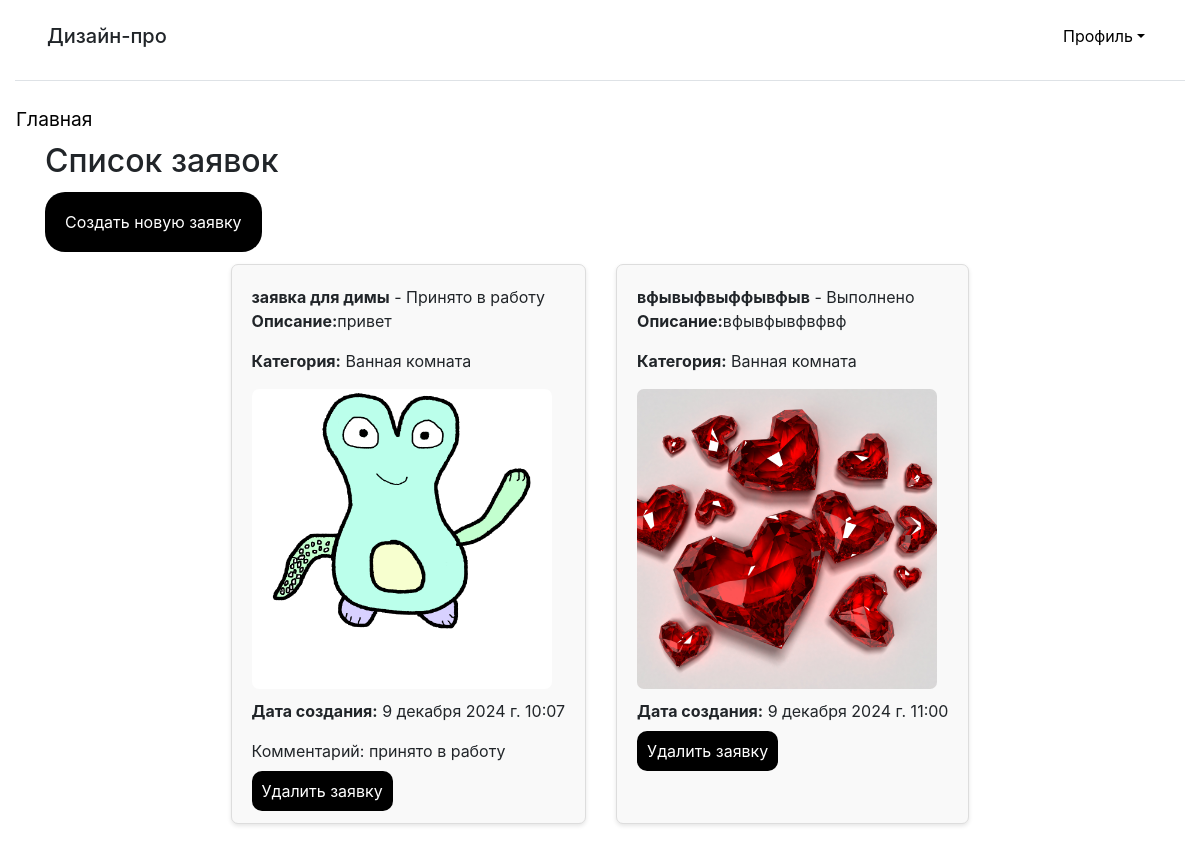
/requests/ (signed in), run on an earlier commit of the app's database.
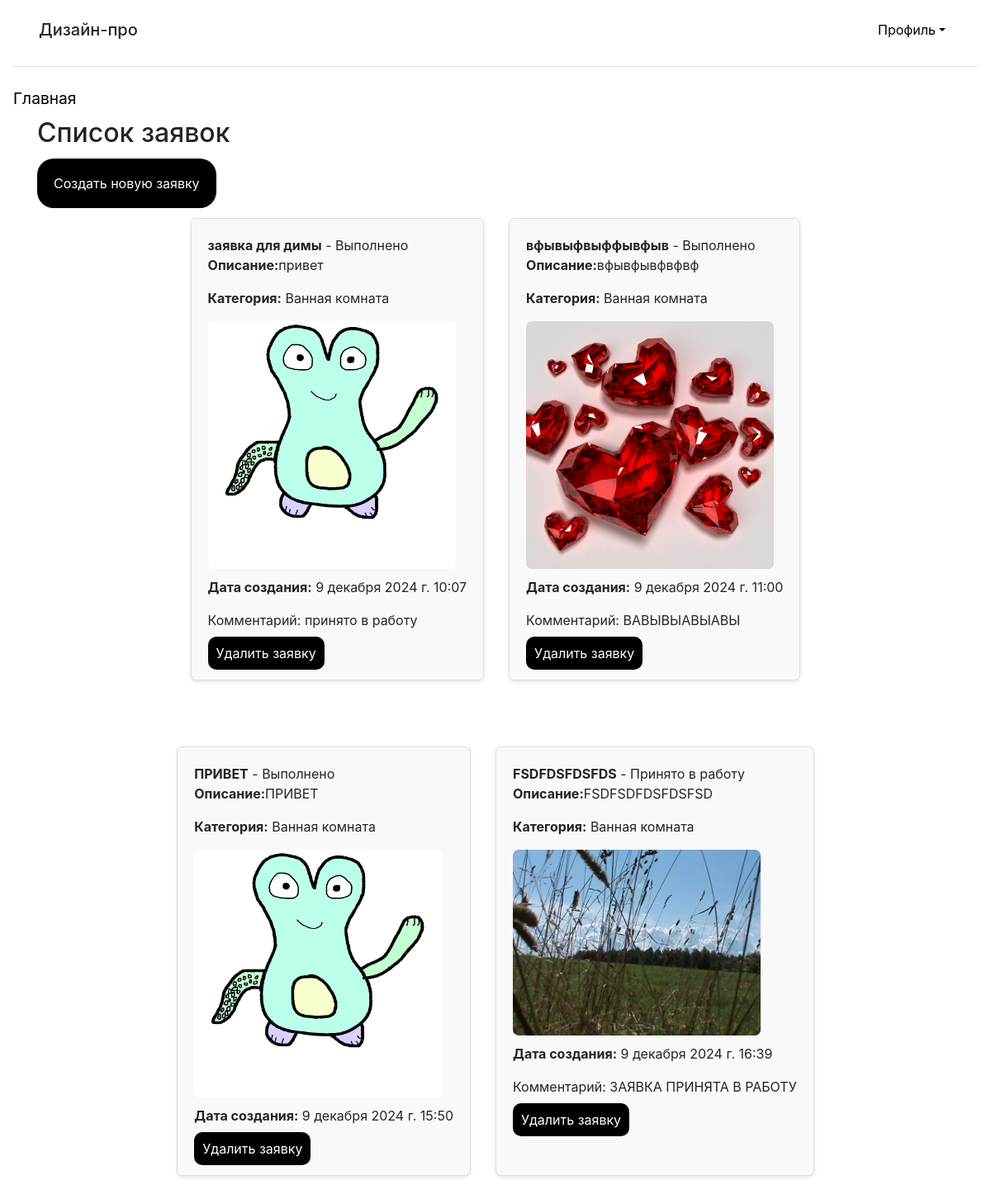
And on a later commit of the database.
### main/models.py (models this page shows, shortened)
class CreateRequest(models.Model):
    STATUS_CHOICES = (
        ('new', 'Новая'),
        ('in_progress', 'Принято в работу'),
        ('completed', 'Выполнено'),
    )
    user = models.ForeignKey(AdvUser, on_delete=models.CASCADE, verbose_name='Пользователь')
    title = models.CharField(max_length=200, verbose_name='Название')
    description = models.TextField(verbose_name='Описание')
    category = models.ForeignKey(Category, on_delete=models.CASCADE, verbose_name='Категория')
    photo = models.ImageField(upload_to='photos/%Y/%m/%d/', verbose_name='Фото помещения', blank=True, null=True)
    timestamp = models.DateTimeField(auto_now_add=True, verbose_name='Временная метка')
    status = models.CharField(max_length=20, choices=STATUS_CHOICES, default='new', verbose_name='Статус')
    design_image = models.ImageField(upload_to='designs/%Y/%m/%d/', verbose_name='Изображение дизайна', blank=True,null=True)
    comment = models.TextField(verbose_name='Комментарий', blank=True, null=True)

class Category(models.Model):
    name = models.CharField(max_length=100, verbose_name='Категория', unique=True)
    def __str__(self):
        return self.name

### main/views.py (the view)
# urls.py: path('requests/', view_requests, name='view_requests'),
@login_required
def view_requests(request):
    if request.user.is_staff:
        requests = CreateRequest.objects.all()
    else:
        requests = CreateRequest.objects.filter(user=request.user)
    if request.method == 'POST':
        request_id = request.POST.get('request_id')
        request_obj = get_object_or_404(CreateRequest, id=request_id)
        form = ChangeStatusForm(request.POST, request.FILES, instance=request_obj)
        if form.is_valid():
            form.save()
            return redirect('main:view_requests')
    else:
        form = ChangeStatusForm()
    return render(request, 'main/view_requests.html', {'requests': requests, 'form': form})

### main/templates/main/view_requests.html (shortened to what this page needs)
{% extends "layout/basic.html" %}
{% load static %}
{% block content %}
<h2 style="margin-bottom: 30px">Список заявок</h2>
{% if not user.is_staff %}
    <a href="{% url 'main:create_request' %}" style="background-color: black; color: white; padding: 20px; border: none; border-radius: 20px;">Создать новую заявку</a>
{% endif %}
<ul class="request-list" style="display: flex; flex-wrap: wrap; justify-content: center; gap: 30px; list-style-type: none; padding: 0;">
    {% for request in requests %}
        <li class="request-item" style="max-width: 400px; background-color: #f9f9f9; border: 1px solid #ddd; border-radius: 7px; margin-top: 30px; padding: 20px; margin-bottom: 20px; box-shadow: 0 2px 4px rgba(0, 0, 0, 0.1);" >
            <strong>{{ request.title }}</strong> - {{ request.get_status_display }}
            <p><strong>Описание:</strong>{{ request.description }}</p>
            <p><strong>Категория:</strong> {{ request.category }}</p>
            {% if request.photo %}
                <img src="{{ request.photo.url }}" alt="{{ request.title }}" style="max-width: 300px; max-height: 400px; border-radius: 7px; margin-bottom: 10px;" class="request-photo" data-design-image="{% if request.design_image %}{{ request.design_image.url }}{% endif %}">
            {% endif %}
            <p><strong>Дата создания:</strong>  {{ request.timestamp }}</p>
            {% if request.comment %}
                <p>Комментарий: {{ request.comment }}</p>
            {% endif %}
            {% if not user.is_staff %}
                <a href="{% url 'main:delete_request' request.id %}" style="background-color: black; color: white; padding: 10px; border: none; border-radius: 10px;">Удалить заявку</a>
            {% endif %}
        </li>
    {% endfor %}
</ul>
{% endblock %}

What changed in the data, as far as the page shows it:
changed CreateRequest "заявка для димы": status "Принято в работу" → "Выполнено"
changed CreateRequest "вфывыфвыффывфыв": comment (not shown) → "ВАВЫВЫАВЫАВЫ"
added CreateRequest: title "ПРИВЕТ", status "Выполнено", description "ПРИВЕТ", category "Ванная комната", photo (picture), timestamp "9 декабря 2024 г. 15:50"
added CreateRequest: title "FSDFDSFDSFDS", status "Принято в работу", description "FSDFSDFDSFDSFSD", category "Ванная комната", photo (picture), timestamp "9 декабря 2024 г. 16:39", comment "ЗАЯВКА ПРИНЯТА В РАБОТУ"
